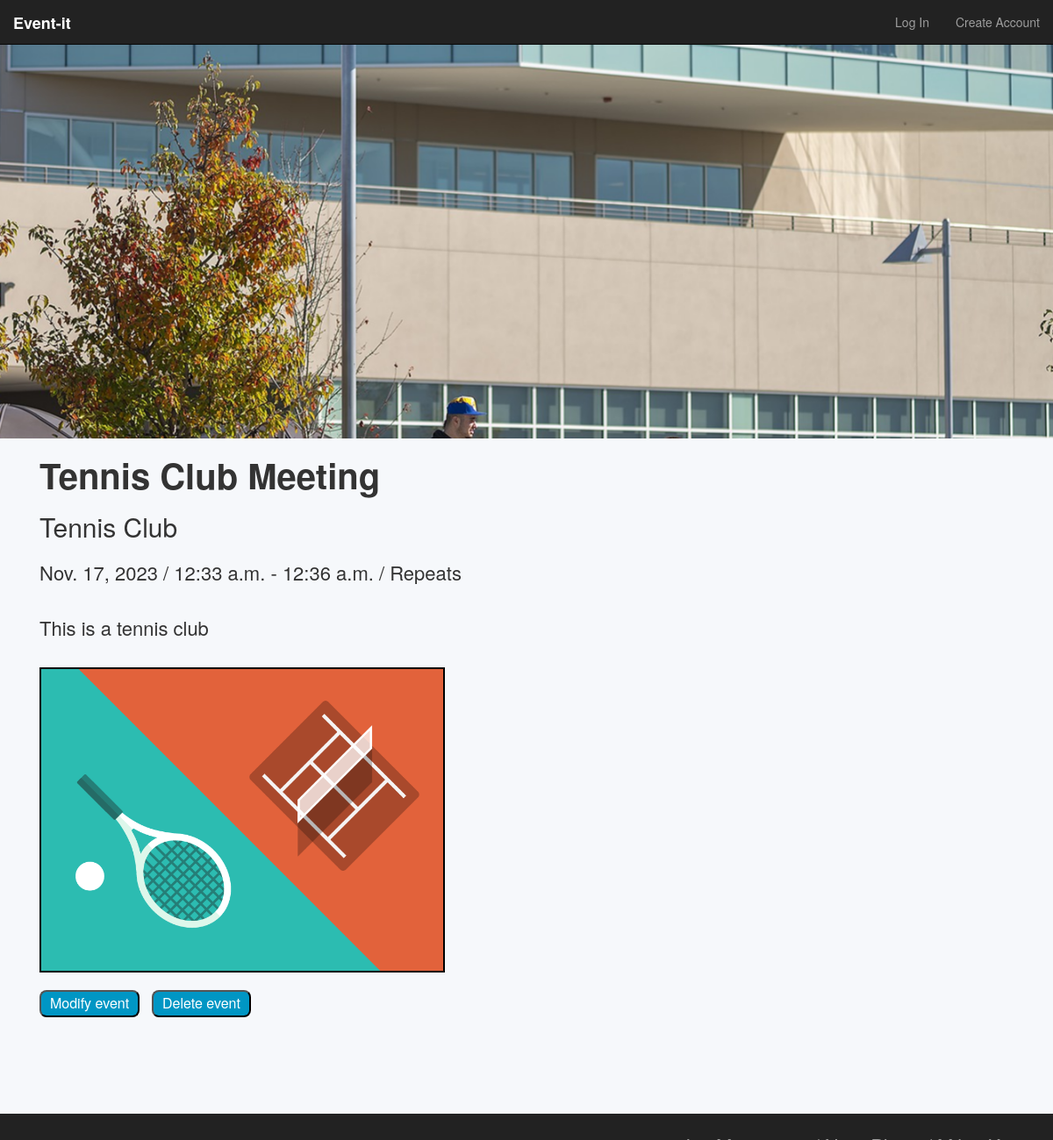
The app's page /event/40/ with its own data.
### events/models.py (models this page shows, shortened)
class Event(models.Model):                                      # makes the main data model, each event has the attributes below
    title        = models.CharField(max_length=120)
    description  = models.TextField(blank=True, default='')
    repeats      = models.BooleanField(default=False)
    approved     = models.BooleanField(default=False)
    date         = models.DateField()
    start_time   = models.TimeField()
    end_time     = models.TimeField()
    posting_club = models.CharField(max_length=100)
    user         = models.ForeignKey(to=User, related_name="events", blank=True, null=True, on_delete=models.CASCADE)
    image        = models.ImageField(null=True, blank=True, upload_to='images/')

### events/views.py (the view)
def event_detail_view(request, id):         # shows one event
    obj = get_object_or_404(Event, id=id)   # get object id=id, if it does not exist throw 404 error
    if obj.approved == True:
        context = {                             # defines what to pass in to event_detail.html
            'object': obj,
        }
        return render(request, 'events/event_detail.html', context)
    else:
        return HttpResponse("<h1>This event has not been approved</h1>")

### events/templates/events/event_detail.html (shortened to what this page needs)
{% extends 'base.html' %}
{% block content %}
{% load static %} <link rel="stylesheet" href="{% static 'eventdetails.css' %}">
<div class="fixed-bg"></div>
<body>
<h1>{{ object.title }}</h1>
<h2>{{ object.posting_club }}</h2>
<p>
    {{ object.date }} / {{ object.start_time }} - {{ object.end_time }}{% if object.repeats %} / Repeats{% endif %}
    <br><br>
    {% if object.description %}{{ object.description }}{% else %}Description coming soon{% endif %}
</p>
<br>
{% if object.image %}
<img src="{{ object.image.url }}">
{% endif %}
<br><br>
<a href="/event/update/{{ object.id }}"><button>Modify event</button></a>
<a href="/event/delete/{{ object.id }}"><button>Delete event</button></a>
</body>
{% endblock %}

### events/static/base.css (style rules this page uses)
body { background-color: rgba(0, 77, 150, 0.034); margin-left: 30px; padding-bottom: 100px; }

### events/static/eventdetails.css (style rules this page uses)
img { width: 40%; border: 2px solid black; }
body { margin-left: 45px; margin-bottom: 40px; }
.fixed-bg { background-image: url("images/college_of_san_mateo_cover.jpeg"); min-height: 500px; background-attachment: fixed; background-position: center -500px; background-repeat: no-repeat; background-size: cover; margin-left: -45px; }
p { font-size: 22px; margin-right: 25px; margin-top: 20px; }
h1 { font-size: 40px; font-weight: bold; }
button { margin-right: 10px; text-decoration: black; background-color: #0096c4; color: rgb(255, 255, 255); padding: 2px 10px; text-align: center; text-decoration: none; display: inline-block; font-size: 16px; border-radius: 8px; }

### records on screen
Event: title "Tennis Club Meeting", posting_club "Tennis Club", date "Nov. 17, 2023", start_time "12:33 a.m.", end_time "12:36 a.m.", description "This is a tennis club", image (picture)
